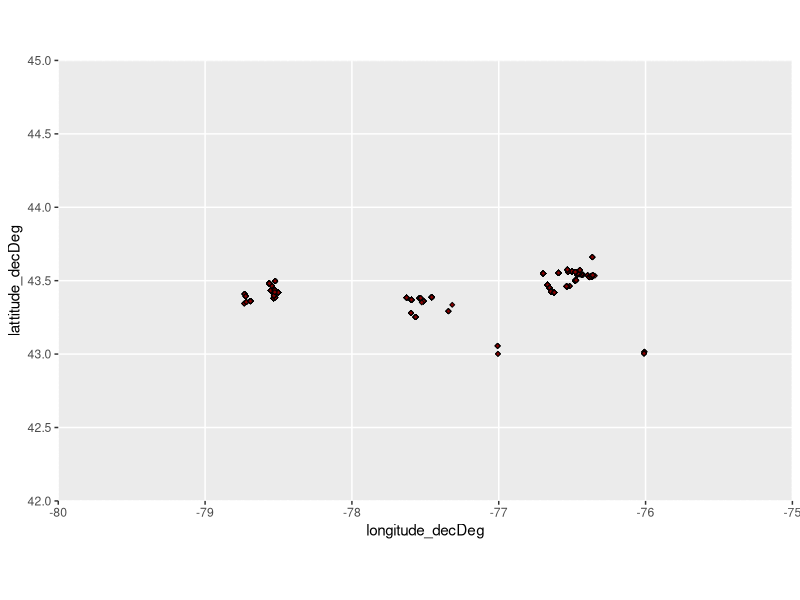
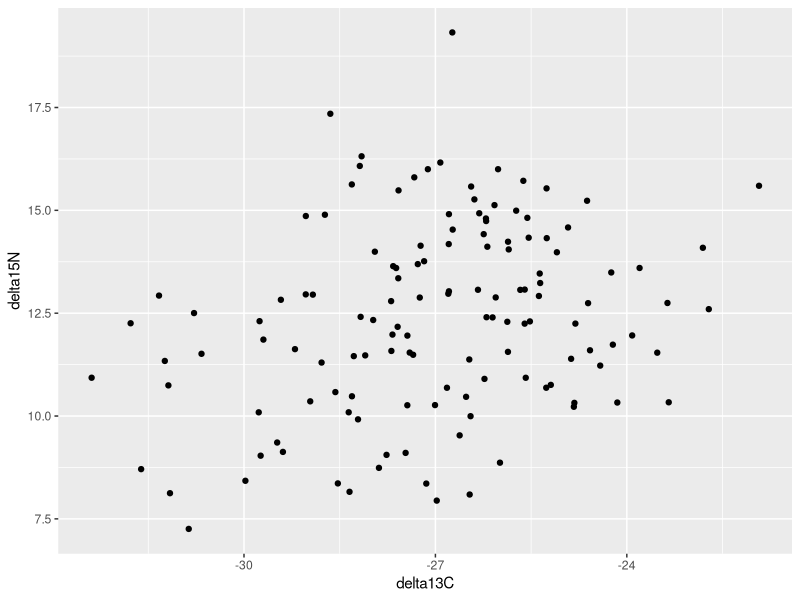
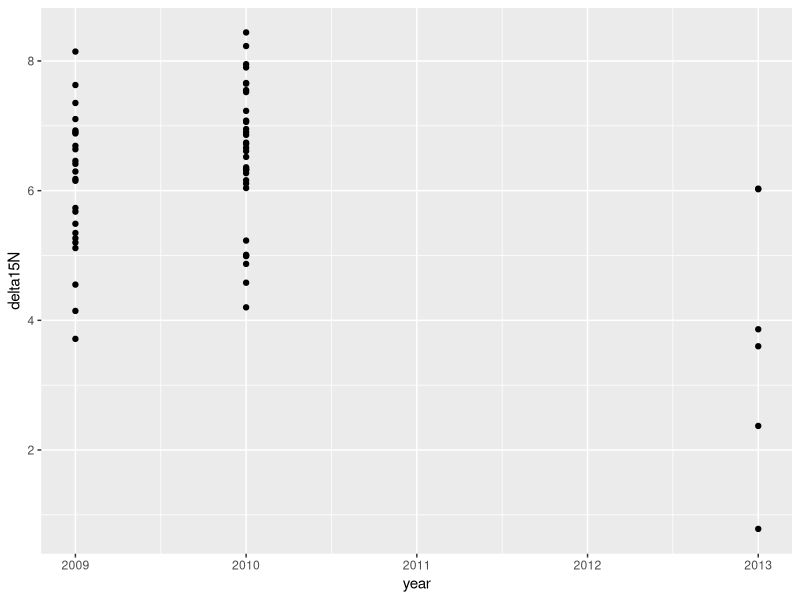
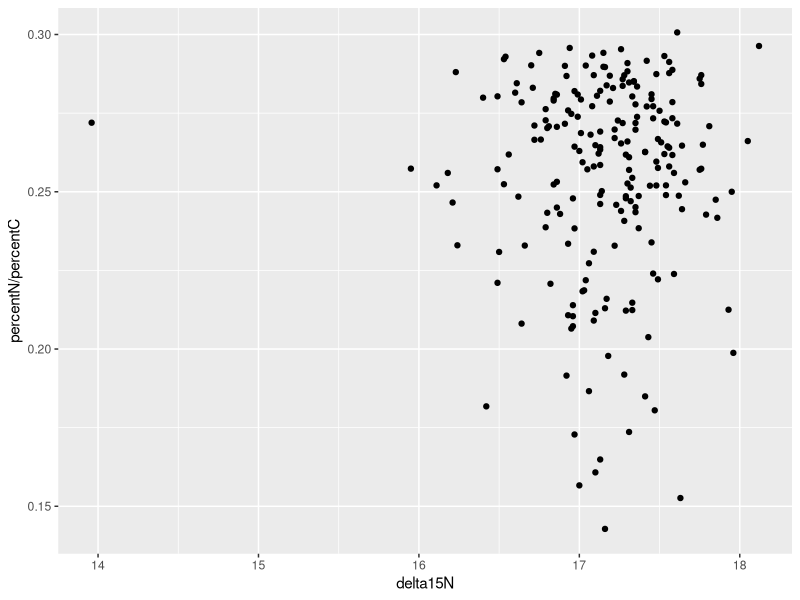
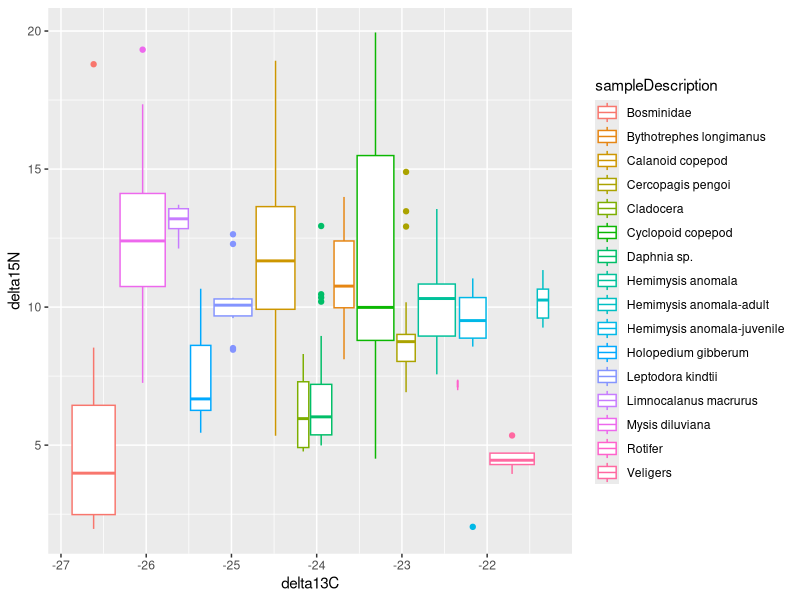
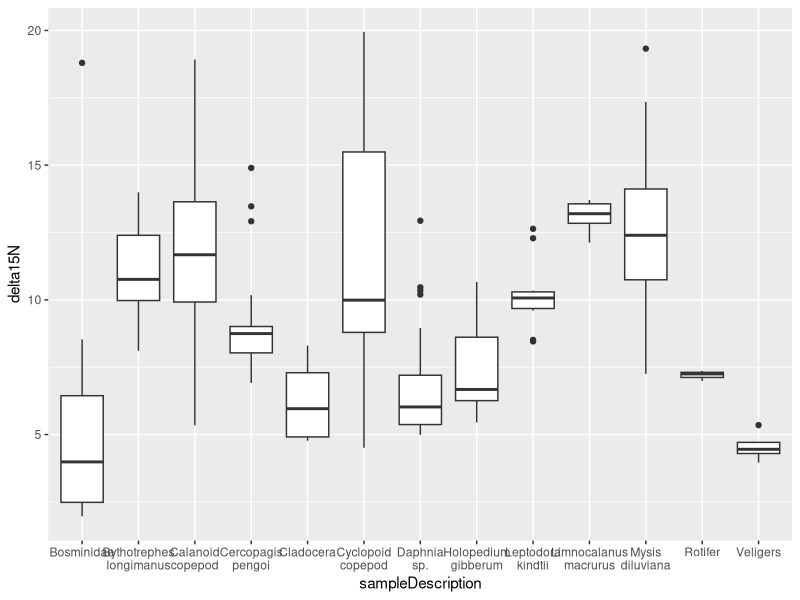
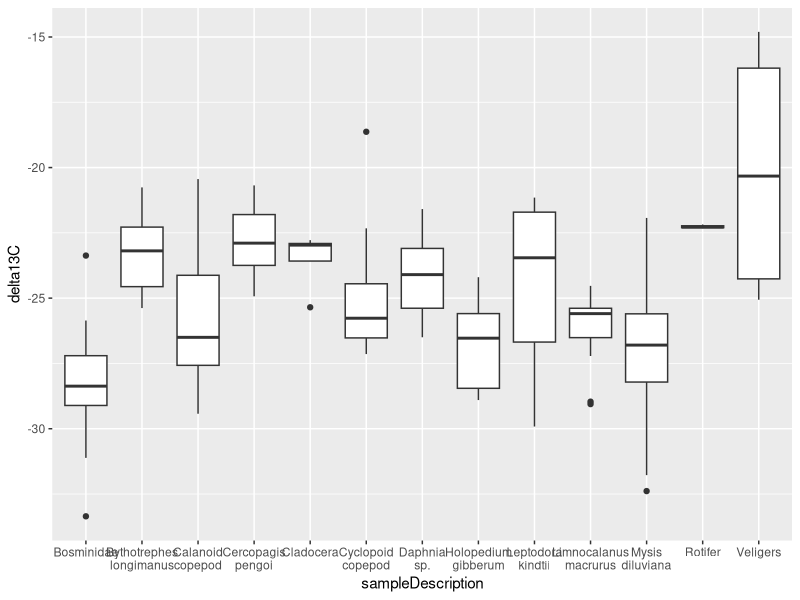
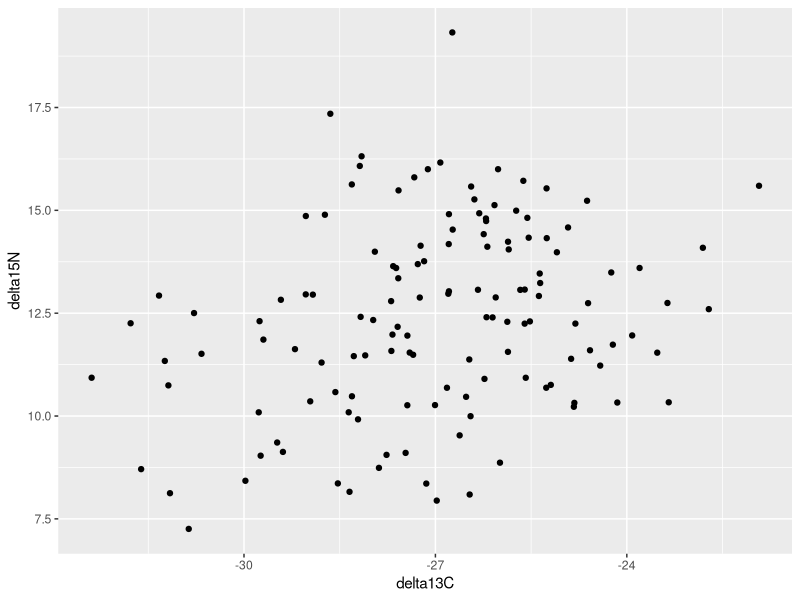

These charts were generated, in order, by the following R code:
## ---- chunk 1
knitr::opts_chunk$set(echo = TRUE, warning = FALSE)
## ---- chunk 2
library(tidyverse)
library(ggpubr)
library(rnaturalearth)
library(rnaturalearthdata)
library(stringr)

##### Import messy data and cut out empty rows and resave ####
### Will only have to do this once ###
# setwd("C:/Users/kcn33/Box/Summer 2022")
# data = data.frame(read.csv("USGS_LOBS_StableIsotopeData_20210113.csv"))
# data
# toDelete <- seq(0, nrow(data), 2)
# data = data[ toDelete ,]
# # data
# data$Group = NA
# setwd("C:/Users/kcn33/Box/Ontario Isotopes")
# write.csv(data, file = "LOBS Isotope Dataset 20210113.csv")

##### Load in Data ####
setwd("C:/Users/kcn33/github/ON_Zoop_StableIsotopes/")
data = read.csv(file = "raw-data/LOBS Isotope Dataset 20210113.csv")
data$X = data$X/2

summary(data)
unique(data$sampleDescription)

# Load Map data
lakes10 = ne_download(scale = 10, type = "lakes", category = "physical",
                      returnclass = "sf")



##### MAPPING #####
mapofpoints = 
  ggplot(data = lakes10)+
  geom_sf()+
  geom_point(data = data, aes(x = longitude_decDeg, y = lattitude_decDeg), size = 1, 
             shape = 23, fill = "darkred")+
  coord_sf(xlim = c(-80, -75), ylim = c(42,45), expand = FALSE)

mapofpoints

#coord_sf(xlim = c-82), ylim = c(41,46), expand = FALSE)

##### Subsetting data ####

mysids = data %>%
  filter(sampleDescription == "Mysis diluviana") %>%
  as.data.frame()
mysids

zoops = data %>% 
  filter(Group == "Zooplankton") %>%
  as.data.frame()

zoops_nohemi = zoops %>%
  filter(sampleDescription != "Hemimysis anomala") %>%
  filter(sampleDescription != "Hemimysis anomala-adult") %>%
  filter(sampleDescription != "Hemimysis anomala-juvenile") %>%
  as.data.frame()




#####

##### Plotting #####
mysis_CxN_plot = ggplot(mysids, aes(x = delta13C, y = delta15N)) +
  geom_point()
mysis_CxN_plot

ggplot(data[data$sampleDescription == "POC (phyto)", ], aes(x = year, y = delta15N ))+
  geom_point()

ggplot(data[data$sampleDescription == "Deepwater sculpin", ], aes(x = delta15N, y = percentN/percentC ))+
  geom_point()

zooptopes = 
  ggplot(zoops, aes(delta13C, delta15N, color = sampleDescription))+
  geom_boxplot()
zooptopes

zooptopes_box_15N = 
  ggplot(zoops_nohemi, aes(x = sampleDescription, y= delta15N))+
  geom_boxplot()+
  scale_x_discrete(labels = function(x) str_wrap(x, width = 8))
zooptopes_box_15N

zooptopes_box_13C = 
  ggplot(zoops_nohemi, aes(x = sampleDescription, y= delta13C))+
  geom_boxplot()+
scale_x_discrete(labels = function(x) str_wrap(x, width = 8))
zooptopes_box_13C
## ---- chunk 3
mysis_CxN_plot

zooptopes_box_15N

zooptopes_box_13C
